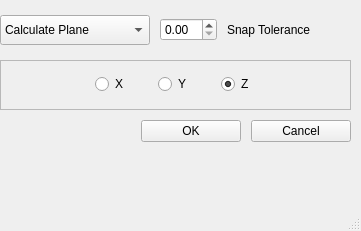
<?xml version="1.0" encoding="UTF-8"?>
<ui version="4.0">
 <class>MainWindow</class>
 <widget class="QMainWindow" name="MainWindow">
  <property name="geometry">
   <rect>
    <x>0</x>
    <y>0</y>
    <width>361</width>
    <height>231</height>
   </rect>
  </property>
  <property name="windowTitle">
   <string>MainWindow</string>
  </property>
  <widget class="QWidget" name="centralwidget">
   <widget class="QWidget" name="verticalLayoutWidget">
    <property name="geometry">
     <rect>
      <x>0</x>
      <y>0</y>
      <width>351</width>
      <height>171</height>
     </rect>
    </property>
    <layout class="QVBoxLayout" name="verticalLayout">
     <property name="spacing">
      <number>10</number>
     </property>
     <property name="sizeConstraint">
      <enum>QLayout::SetMinimumSize</enum>
     </property>
     <property name="topMargin">
      <number>10</number>
     </property>
     <property name="bottomMargin">
      <number>10</number>
     </property>
     <item>
      <layout class="QHBoxLayout" name="horizontalLayout_4">
       <property name="topMargin">
        <number>5</number>
       </property>
       <property name="bottomMargin">
        <number>5</number>
       </property>
       <item>
        <widget class="QComboBox" name="cb_mode">
         <property name="minimumSize">
          <size>
           <width>150</width>
           <height>30</height>
          </size>
         </property>
         <item>
          <property name="text">
           <string>Calculate Plane</string>
          </property>
         </item>
         <item>
          <property name="text">
           <string>Manipulator Pivot</string>
          </property>
         </item>
         <item>
          <property name="text">
           <string>Choose Axis</string>
          </property>
         </item>
        </widget>
       </item>
       <item>
        <widget class="QDoubleSpinBox" name="doubleSpinBox">
         <property name="wrapping">
          <bool>false</bool>
         </property>
        </widget>
       </item>
       <item>
        <widget class="QLabel" name="label">
         <property name="text">
          <string>Snap Tolerance</string>
         </property>
        </widget>
       </item>
       <item>
        <spacer name="horizontalSpacer">
         <property name="orientation">
          <enum>Qt::Horizontal</enum>
         </property>
         <property name="sizeHint" stdset="0">
          <size>
           <width>40</width>
           <height>20</height>
          </size>
         </property>
        </spacer>
       </item>
      </layout>
     </item>
     <item>
      <widget class="QFrame" name="fm_radio_buttons">
       <property name="minimumSize">
        <size>
         <width>200</width>
         <height>50</height>
        </size>
       </property>
       <property name="frameShape">
        <enum>QFrame::StyledPanel</enum>
       </property>
       <property name="frameShadow">
        <enum>QFrame::Raised</enum>
       </property>
       <widget class="QWidget" name="horizontalLayoutWidget_6">
        <property name="geometry">
         <rect>
          <x>-1</x>
          <y>-1</y>
          <width>351</width>
          <height>51</height>
         </rect>
        </property>
        <layout class="QHBoxLayout" name="horizontalLayout_7">
         <property name="spacing">
          <number>30</number>
         </property>
         <item>
          <spacer name="horizontalSpacer_3">
           <property name="orientation">
            <enum>Qt::Horizontal</enum>
           </property>
           <property name="sizeHint" stdset="0">
            <size>
             <width>40</width>
             <height>20</height>
            </size>
           </property>
          </spacer>
         </item>
         <item>
          <widget class="QRadioButton" name="rb_x">
           <property name="text">
            <string>X</string>
           </property>
          </widget>
         </item>
         <item>
          <widget class="QRadioButton" name="rb_y">
           <property name="text">
            <string>Y</string>
           </property>
          </widget>
         </item>
         <item>
          <widget class="QRadioButton" name="rb_z">
           <property name="text">
            <string>Z</string>
           </property>
           <property name="checked">
            <bool>true</bool>
           </property>
          </widget>
         </item>
         <item>
          <spacer name="horizontalSpacer_4">
           <property name="orientation">
            <enum>Qt::Horizontal</enum>
           </property>
           <property name="sizeHint" stdset="0">
            <size>
             <width>40</width>
             <height>20</height>
            </size>
           </property>
          </spacer>
         </item>
        </layout>
       </widget>
      </widget>
     </item>
     <item>
      <layout class="QHBoxLayout" name="horizontalLayout_2">
       <item>
        <layout class="QHBoxLayout" name="horizontalLayout_3"/>
       </item>
       <item>
        <spacer name="horizontalSpacer_5">
         <property name="orientation">
          <enum>Qt::Horizontal</enum>
         </property>
         <property name="sizeHint" stdset="0">
          <size>
           <width>40</width>
           <height>20</height>
          </size>
         </property>
        </spacer>
       </item>
       <item>
        <widget class="QPushButton" name="btn_ok">
         <property name="minimumSize">
          <size>
           <width>100</width>
           <height>0</height>
          </size>
         </property>
         <property name="text">
          <string>OK</string>
         </property>
        </widget>
       </item>
       <item>
        <widget class="QPushButton" name="btn_cancel">
         <property name="minimumSize">
          <size>
           <width>100</width>
           <height>0</height>
          </size>
         </property>
         <property name="text">
          <string>Cancel</string>
         </property>
        </widget>
       </item>
      </layout>
     </item>
     <item>
      <spacer name="verticalSpacer">
       <property name="orientation">
        <enum>Qt::Vertical</enum>
       </property>
       <property name="sizeHint" stdset="0">
        <size>
         <width>20</width>
         <height>40</height>
        </size>
       </property>
      </spacer>
     </item>
    </layout>
   </widget>
   <zorder>verticalLayoutWidget</zorder>
   <zorder>layoutWidget</zorder>
  </widget>
  <widget class="QStatusBar" name="statusbar"/>
  <widget class="QMenuBar" name="menubar">
   <property name="geometry">
    <rect>
     <x>0</x>
     <y>0</y>
     <width>361</width>
     <height>21</height>
    </rect>
   </property>
  </widget>
 </widget>
 <resources/>
 <connections/>
</ui>
